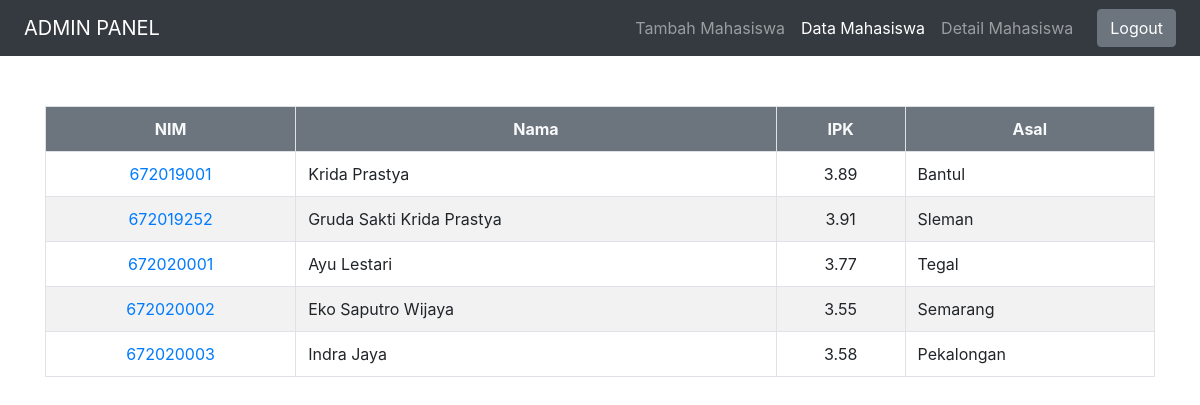
The page /admin/menu_data.php (signed in) on the database its author committed.
### tables this page shows
CREATE TABLE IF NOT EXISTS `tbl_data` (
    `NIM` char(9) NOT NULL,
    `Nama` varchar(30) NOT NULL,
    `IPK` float NOT NULL,
    `Asal` varchar(30) NOT NULL,
    PRIMARY KEY (`NIM`)
);

### admin/functions.php (called while the page is built, shortened)
<?php
require_once "config.php";
function select_data($user = "")
{
    global $con;
    $hasil = array();
    if ($user != "") $sql = "SELECT * FROM tbl_data WHERE NIM = :user";
    else $sql = "SELECT * FROM tbl_data";
    try {
        $stmt = $con->prepare($sql);
        if ($stmt->execute()) {
            $stmt->setFetchMode(PDO::FETCH_ASSOC);
            $rs = $stmt->fetchAll();
            if ($rs != null) {
                $i = 0;
                foreach ($rs as $val) {
                    $hasil[$i]['nim'] = $val['NIM'];
                    $hasil[$i]['nama'] = $val['Nama'];
                    $hasil[$i]['ipk'] = $val['IPK'];
                    $hasil[$i]['asal'] = $val['Asal'];
                    $i++;
                }
            }
        }
    } catch (Exception $e) {
        echo 'Error select_data : ' . $e->getMessage();
    }
    return $hasil;
}

### admin/menu_data.php (the view, shortened to what this page needs)
<html>
<head>
    <link rel="stylesheet" href="https://maxcdn.bootstrapcdn.com/bootstrap/4.5.2/css/bootstrap.min.css">
    <link rel="stylesheet" href="https://cdnjs.cloudflare.com/ajax/libs/font-awesome/4.7.0/css/font-awesome.min.css">
</head>
<body>
    <nav class="navbar navbar-expand-sm navbar-dark bg-dark">
        <a class="navbar-brand ml-2" href="index.php">ADMIN PANEL</a>
        <div class="collapse navbar-collapse" id="collapsibleNavbar">
            <ul class="navbar-nav ml-auto px-3">
                <li class="nav-item">
                    <a class="nav-link" href="menu_tambah.php">Tambah Mahasiswa</a>
                </li>
                <li class="nav-item">
                    <a class="nav-link active" href="menu_data.php">Data Mahasiswa</a>
                </li>
                <li class="nav-item">
                    <a class="nav-link" href="menu_detail.php">Detail Mahasiswa</a>
                </li>
            </ul>
            <ul class="navbar-nav mr-2">
                <li class="nav-item">
                    <a class="btn btn-secondary btn-block" href="logout.php">Logout</a>
                </li>
            </ul>
        </div>
    </nav>
    <div class="container" style="margin-top: 50px;">
        <?php
        require_once "functions.php";
        if (!isset($_SESSION['user'])) {
            header("Location: login.php");
        } else {
            $data_table = '';
            $data = select_data();
            foreach ($data as $key => $val) {
                $data_table .= '
                <tr>
                    <td><center><a href="menu_detail.php?nim=' . $val['nim'] . '">' . $val['nim'] . '</a></center></td>
                    <td>' . $val['nama'] . '</td>
                    <td><center>' . $val['ipk'] . '</center></td>
                    <td>' . $val['asal'] . '</td>
                </tr>
                ';
            }
            echo '
                <table class="table table-bordered table-hover table-striped">
                    <tr class="bg-secondary text-light text-center">
                        <th><center>NIM</center></th>
                        <th>Nama</th>
                        <th><center>IPK</center></th>
                        <th>Asal</th>
                    </tr>
                    ' . $data_table . '
                </table>
            ';
        }
        ?>
    </div>
</body>
</html>

### rows shown on the page
tbl_data: NIM "672019001", Nama "Krida Prastya", IPK "3.89", Asal "Bantul"
tbl_data: NIM "672019252", Nama "Gruda Sakti Krida Prastya", IPK "3.91", Asal "Sleman"
tbl_data: NIM "672020001", Nama "Ayu Lestari", IPK "3.77", Asal "Tegal"
tbl_data: NIM "672020002", Nama "Eko Saputro Wijaya", IPK "3.55", Asal "Semarang"
tbl_data: NIM "672020003", Nama "Indra Jaya", IPK "3.58", Asal "Pekalongan"
